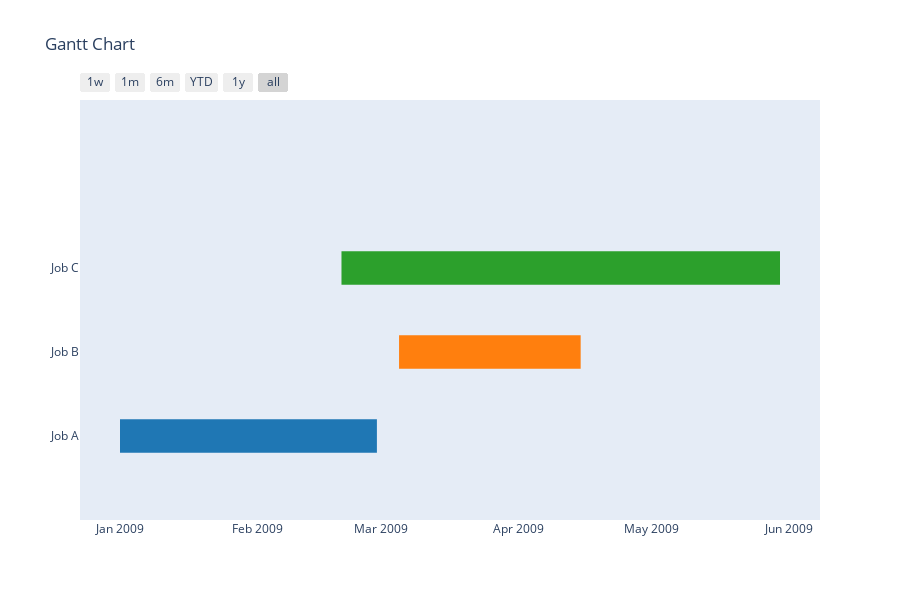

The notebook cell this image was saved under:
### Markdown cell above
<h4 id="Simple-Gantt-Chart">Simple Gantt Chart<a class="anchor-link" href="#Simple-Gantt-Chart">¶</a></h4>

### Code cell
import plotly.figure_factory as ff

df = [dict(Task="Job A", Start='2009-01-01', Finish='2009-02-28'),
      dict(Task="Job B", Start='2009-03-05', Finish='2009-04-15'),
      dict(Task="Job C", Start='2009-02-20', Finish='2009-05-30')]

fig = ff.create_gantt(df)
fig.show()

### Figure 1 — Plotly figure (JSON) as saved in the notebook; plotly's stock layout.template omitted (floating-point values rounded to 4 significant figures)
{"data": [{"fill": "toself", "fillcolor": "rgb(255, 127, 14)", "hoverinfo": "name", "legendgroup": "rgb(255, 127, 14)", "mode": "none", "name": "Job B", "type": "scatter", "x": ["2009-03-05", "2009-04-15", "2009-04-15", "2009-03-05"], "y": [0.8, 0.8, 1.2, 1.2]}, {"fill": "toself", "fillcolor": "rgb(31, 119, 180)", "hoverinfo": "name", "legendgroup": "rgb(31, 119, 180)", "mode": "none", "name": "Job A", "type": "scatter", "x": ["2009-01-01", "2009-02-28", "2009-02-28", "2009-01-01"], "y": [-0.2, -0.2, 0.2, 0.2]}, {"fill": "toself", "fillcolor": "rgb(44, 160, 44)", "hoverinfo": "name", "legendgroup": "rgb(44, 160, 44)", "mode": "none", "name": "Job C", "type": "scatter", "x": ["2009-02-20", "2009-05-30", "2009-05-30", "2009-02-20"], "y": [1.8, 1.8, 2.2, 2.2]}, {"legendgroup": "rgb(255, 127, 14)", "marker": {"color": "rgb(255, 127, 14)", "opacity": 0, "size": 1}, "mode": "markers", "name": "", "showlegend": false, "text": [null, null], "type": "scatter", "x": ["2009-03-05", "2009-04-15"], "y": [1, 1]}, {"legendgroup": "rgb(31, 119, 180)", "marker": {"color": "rgb(31, 119, 180)", "opacity": 0, "size": 1}, "mode": "markers", "name": "", "showlegend": false, "text": [null, null], "type": "scatter", "x": ["2009-01-01", "2009-02-28"], "y": [0, 0]}, {"legendgroup": "rgb(44, 160, 44)", "marker": {"color": "rgb(44, 160, 44)", "opacity": 0, "size": 1}, "mode": "markers", "name": "", "showlegend": false, "text": [null, null], "type": "scatter", "x": ["2009-02-20", "2009-05-30"], "y": [2, 2]}], "layout": {"height": 600, "hovermode": "closest", "showlegend": false, "title": {"text": "Gantt Chart"}, "xaxis": {"rangeselector": {"buttons": [{"count": 7, "label": "1w", "step": "day", "stepmode": "backward"}, {"count": 1, "label": "1m", "step": "month", "stepmode": "backward"}, {"count": 6, "label": "6m", "step": "month", "stepmode": "backward"}, {"count": 1, "label": "YTD", "step": "year", "stepmode": "todate"}, {"count": 1, "label": "1y", "step": "year", "stepmode": "backward"}, {"step": "all"}]}, "showgrid": false, "type": "date", "zeroline": false}, "yaxis": {"autorange": false, "range": [-1, 4], "showgrid": false, "ticktext": ["Job A", "Job B", "Job C"], "tickvals": [0, 1, 2], "zeroline": false}}}
